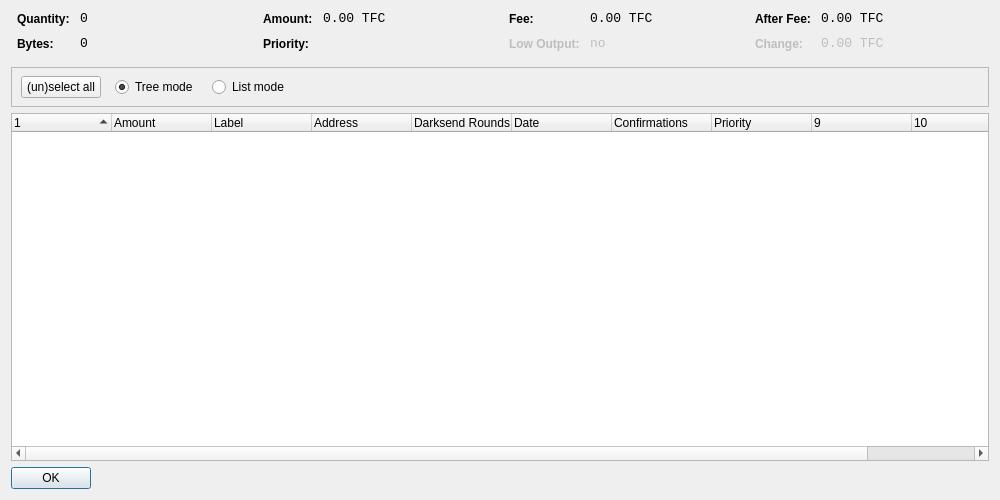
<?xml version="1.0" encoding="UTF-8"?>
<ui version="4.0">
 <class>CoinControlDialog</class>
 <widget class="QDialog" name="CoinControlDialog">
  <property name="geometry">
   <rect>
    <x>0</x>
    <y>0</y>
    <width>1000</width>
    <height>500</height>
   </rect>
  </property>
  <property name="windowTitle">
   <string>Coin Control</string>
  </property>
  <layout class="QVBoxLayout" name="verticalLayout">
   <item>
    <layout class="QHBoxLayout" name="horizontalLayoutTop" stretch="0,0,0,0">
     <property name="topMargin">
      <number>0</number>
     </property>
     <property name="bottomMargin">
      <number>10</number>
     </property>
     <item>
      <layout class="QFormLayout" name="formLayoutCoinControl1">
       <property name="horizontalSpacing">
        <number>10</number>
       </property>
       <property name="verticalSpacing">
        <number>10</number>
       </property>
       <property name="leftMargin">
        <number>6</number>
       </property>
       <property name="rightMargin">
        <number>6</number>
       </property>
       <item row="0" column="0">
        <widget class="QLabel" name="labelCoinControlQuantityText">
         <property name="styleSheet">
          <string notr="true">font-weight:bold;</string>
         </property>
         <property name="text">
          <string>Quantity:</string>
         </property>
        </widget>
       </item>
       <item row="0" column="1">
        <widget class="QLabel" name="labelCoinControlQuantity">
         <property name="font">
          <font>
           <family>Monospace</family>
           <pointsize>10</pointsize>
          </font>
         </property>
         <property name="cursor">
          <cursorShape>IBeamCursor</cursorShape>
         </property>
         <property name="contextMenuPolicy">
          <enum>Qt::ActionsContextMenu</enum>
         </property>
         <property name="text">
          <string notr="true">0</string>
         </property>
         <property name="textInteractionFlags">
          <set>Qt::LinksAccessibleByMouse|Qt::TextSelectableByKeyboard|Qt::TextSelectableByMouse</set>
         </property>
        </widget>
       </item>
       <item row="1" column="0">
        <widget class="QLabel" name="labelCoinControlBytesText">
         <property name="styleSheet">
          <string notr="true">font-weight:bold;</string>
         </property>
         <property name="text">
          <string>Bytes:</string>
         </property>
        </widget>
       </item>
       <item row="1" column="1">
        <widget class="QLabel" name="labelCoinControlBytes">
         <property name="font">
          <font>
           <family>Monospace</family>
           <pointsize>10</pointsize>
          </font>
         </property>
         <property name="cursor">
          <cursorShape>IBeamCursor</cursorShape>
         </property>
         <property name="contextMenuPolicy">
          <enum>Qt::ActionsContextMenu</enum>
         </property>
         <property name="text">
          <string notr="true">0</string>
         </property>
         <property name="textInteractionFlags">
          <set>Qt::LinksAccessibleByMouse|Qt::TextSelectableByKeyboard|Qt::TextSelectableByMouse</set>
         </property>
        </widget>
       </item>
      </layout>
     </item>
     <item>
      <layout class="QFormLayout" name="formLayoutCoinControl2">
       <property name="horizontalSpacing">
        <number>10</number>
       </property>
       <property name="verticalSpacing">
        <number>10</number>
       </property>
       <property name="leftMargin">
        <number>6</number>
       </property>
       <property name="rightMargin">
        <number>6</number>
       </property>
       <item row="0" column="0">
        <widget class="QLabel" name="labelCoinControlAmountText">
         <property name="styleSheet">
          <string notr="true">font-weight:bold;</string>
         </property>
         <property name="text">
          <string>Amount:</string>
         </property>
        </widget>
       </item>
       <item row="0" column="1">
        <widget class="QLabel" name="labelCoinControlAmount">
         <property name="font">
          <font>
           <family>Monospace</family>
           <pointsize>10</pointsize>
          </font>
         </property>
         <property name="cursor">
          <cursorShape>IBeamCursor</cursorShape>
         </property>
         <property name="contextMenuPolicy">
          <enum>Qt::ActionsContextMenu</enum>
         </property>
         <property name="text">
          <string notr="true">0.00 TFC</string>
         </property>
         <property name="textInteractionFlags">
          <set>Qt::LinksAccessibleByMouse|Qt::TextSelectableByKeyboard|Qt::TextSelectableByMouse</set>
         </property>
        </widget>
       </item>
       <item row="1" column="0">
        <widget class="QLabel" name="labelCoinControlPriorityText">
         <property name="styleSheet">
          <string notr="true">font-weight:bold;</string>
         </property>
         <property name="text">
          <string>Priority:</string>
         </property>
        </widget>
       </item>
       <item row="1" column="1">
        <widget class="QLabel" name="labelCoinControlPriority">
         <property name="font">
          <font>
           <family>Monospace</family>
           <pointsize>10</pointsize>
          </font>
         </property>
         <property name="cursor">
          <cursorShape>IBeamCursor</cursorShape>
         </property>
         <property name="contextMenuPolicy">
          <enum>Qt::ActionsContextMenu</enum>
         </property>
         <property name="text">
          <string/>
         </property>
         <property name="textInteractionFlags">
          <set>Qt::LinksAccessibleByMouse|Qt::TextSelectableByKeyboard|Qt::TextSelectableByMouse</set>
         </property>
        </widget>
       </item>
      </layout>
     </item>
     <item>
      <layout class="QFormLayout" name="formLayoutCoinControl3">
       <property name="horizontalSpacing">
        <number>10</number>
       </property>
       <property name="verticalSpacing">
        <number>10</number>
       </property>
       <property name="leftMargin">
        <number>6</number>
       </property>
       <property name="rightMargin">
        <number>6</number>
       </property>
       <item row="0" column="0">
        <widget class="QLabel" name="labelCoinControlFeeText">
         <property name="styleSheet">
          <string notr="true">font-weight:bold;</string>
         </property>
         <property name="text">
          <string>Fee:</string>
         </property>
        </widget>
       </item>
       <item row="0" column="1">
        <widget class="QLabel" name="labelCoinControlFee">
         <property name="font">
          <font>
           <family>Monospace</family>
           <pointsize>10</pointsize>
          </font>
         </property>
         <property name="cursor">
          <cursorShape>IBeamCursor</cursorShape>
         </property>
         <property name="contextMenuPolicy">
          <enum>Qt::ActionsContextMenu</enum>
         </property>
         <property name="text">
          <string notr="true">0.00 TFC</string>
         </property>
         <property name="textInteractionFlags">
          <set>Qt::LinksAccessibleByMouse|Qt::TextSelectableByKeyboard|Qt::TextSelectableByMouse</set>
         </property>
        </widget>
       </item>
       <item row="1" column="0">
        <widget class="QLabel" name="labelCoinControlLowOutputText">
         <property name="enabled">
          <bool>false</bool>
         </property>
         <property name="styleSheet">
          <string notr="true">font-weight:bold;</string>
         </property>
         <property name="text">
          <string>Low Output:</string>
         </property>
        </widget>
       </item>
       <item row="1" column="1">
        <widget class="QLabel" name="labelCoinControlLowOutput">
         <property name="enabled">
          <bool>false</bool>
         </property>
         <property name="font">
          <font>
           <family>Monospace</family>
           <pointsize>10</pointsize>
          </font>
         </property>
         <property name="cursor">
          <cursorShape>IBeamCursor</cursorShape>
         </property>
         <property name="contextMenuPolicy">
          <enum>Qt::ActionsContextMenu</enum>
         </property>
         <property name="text">
          <string notr="true">no</string>
         </property>
         <property name="textInteractionFlags">
          <set>Qt::LinksAccessibleByMouse|Qt::TextSelectableByKeyboard|Qt::TextSelectableByMouse</set>
         </property>
        </widget>
       </item>
      </layout>
     </item>
     <item>
      <layout class="QFormLayout" name="formLayoutCoinControl4">
       <property name="horizontalSpacing">
        <number>10</number>
       </property>
       <property name="verticalSpacing">
        <number>10</number>
       </property>
       <property name="leftMargin">
        <number>6</number>
       </property>
       <property name="rightMargin">
        <number>6</number>
       </property>
       <item row="0" column="0">
        <widget class="QLabel" name="labelCoinControlAfterFeeText">
         <property name="styleSheet">
          <string notr="true">font-weight:bold;</string>
         </property>
         <property name="text">
          <string>After Fee:</string>
         </property>
        </widget>
       </item>
       <item row="0" column="1">
        <widget class="QLabel" name="labelCoinControlAfterFee">
         <property name="font">
          <font>
           <family>Monospace</family>
           <pointsize>10</pointsize>
          </font>
         </property>
         <property name="cursor">
          <cursorShape>IBeamCursor</cursorShape>
         </property>
         <property name="contextMenuPolicy">
          <enum>Qt::ActionsContextMenu</enum>
         </property>
         <property name="text">
          <string notr="true">0.00 TFC</string>
         </property>
         <property name="textInteractionFlags">
          <set>Qt::LinksAccessibleByMouse|Qt::TextSelectableByKeyboard|Qt::TextSelectableByMouse</set>
         </property>
        </widget>
       </item>
       <item row="1" column="0">
        <widget class="QLabel" name="labelCoinControlChangeText">
         <property name="enabled">
          <bool>false</bool>
         </property>
         <property name="styleSheet">
          <string notr="true">font-weight:bold;</string>
         </property>
         <property name="text">
          <string>Change:</string>
         </property>
        </widget>
       </item>
       <item row="1" column="1">
        <widget class="QLabel" name="labelCoinControlChange">
         <property name="enabled">
          <bool>false</bool>
         </property>
         <property name="font">
          <font>
           <family>Monospace</family>
           <pointsize>10</pointsize>
          </font>
         </property>
         <property name="cursor">
          <cursorShape>IBeamCursor</cursorShape>
         </property>
         <property name="contextMenuPolicy">
          <enum>Qt::ActionsContextMenu</enum>
         </property>
         <property name="text">
          <string notr="true">0.00 TFC</string>
         </property>
         <property name="textInteractionFlags">
          <set>Qt::LinksAccessibleByMouse|Qt::TextSelectableByKeyboard|Qt::TextSelectableByMouse</set>
         </property>
        </widget>
       </item>
      </layout>
     </item>
    </layout>
   </item>
   <item>
    <widget class="QFrame" name="frame">
     <property name="minimumSize">
      <size>
       <width>0</width>
       <height>40</height>
      </size>
     </property>
     <property name="frameShape">
      <enum>QFrame::StyledPanel</enum>
     </property>
     <property name="frameShadow">
      <enum>QFrame::Sunken</enum>
     </property>
     <widget class="QWidget" name="horizontalLayoutWidget">
      <property name="geometry">
       <rect>
        <x>10</x>
        <y>0</y>
        <width>781</width>
        <height>41</height>
       </rect>
      </property>
      <layout class="QHBoxLayout" name="horizontalLayoutPanel" stretch="0,0,0,0,0">
       <property name="spacing">
        <number>14</number>
       </property>
       <item>
        <widget class="QPushButton" name="pushButtonSelectAll">
         <property name="sizePolicy">
          <sizepolicy hsizetype="Maximum" vsizetype="Fixed">
           <horstretch>0</horstretch>
           <verstretch>0</verstretch>
          </sizepolicy>
         </property>
         <property name="text">
          <string>(un)select all</string>
         </property>
        </widget>
       </item>
       <item>
        <widget class="QRadioButton" name="radioTreeMode">
         <property name="sizePolicy">
          <sizepolicy hsizetype="Maximum" vsizetype="Fixed">
           <horstretch>0</horstretch>
           <verstretch>0</verstretch>
          </sizepolicy>
         </property>
         <property name="text">
          <string>Tree mode</string>
         </property>
         <property name="checked">
          <bool>true</bool>
         </property>
        </widget>
       </item>
       <item>
        <widget class="QRadioButton" name="radioListMode">
         <property name="sizePolicy">
          <sizepolicy hsizetype="Maximum" vsizetype="Fixed">
           <horstretch>0</horstretch>
           <verstretch>0</verstretch>
          </sizepolicy>
         </property>
         <property name="text">
          <string>List mode</string>
         </property>
        </widget>
       </item>
       <item>
        <spacer name="horizontalSpacer">
         <property name="orientation">
          <enum>Qt::Horizontal</enum>
         </property>
         <property name="sizeHint" stdset="0">
          <size>
           <width>40</width>
           <height>20</height>
          </size>
         </property>
        </spacer>
       </item>
      </layout>
     </widget>
    </widget>
   </item>
   <item>
    <widget class="CoinControlTreeWidget" name="treeWidget">
     <property name="contextMenuPolicy">
      <enum>Qt::CustomContextMenu</enum>
     </property>
     <property name="sortingEnabled">
      <bool>false</bool>
     </property>
     <property name="columnCount">
      <number>11</number>
     </property>
     <attribute name="headerShowSortIndicator" stdset="0">
      <bool>true</bool>
     </attribute>
     <attribute name="headerStretchLastSection">
      <bool>false</bool>
     </attribute>
     <column>
      <property name="text">
       <string/>
      </property>
     </column>
     <column>
      <property name="text">
       <string>Amount</string>
      </property>
     </column>
     <column>
      <property name="text">
       <string>Label</string>
      </property>
     </column>
     <column>
      <property name="text">
       <string>Address</string>
      </property>
     </column>
     <column>
      <property name="text">
       <string>Darksend Rounds</string>
      </property>
    </column>
     <column>
      <property name="text">
       <string>Date</string>
      </property>
     </column>
     <column>
      <property name="text">
       <string>Confirmations</string>
      </property>
      <property name="toolTip">
       <string>Confirmed</string>
      </property>
     </column>
     <column>
      <property name="text">
       <string>Priority</string>
      </property>
     </column>
     <column>
      <property name="text">
       <string/>
      </property>
     </column>
     <column>
      <property name="text">
       <string/>
      </property>
     </column>
     <column>
      <property name="text">
       <string/>
      </property>
     </column>
     <column>
      <property name="text">
       <string/>
      </property>
     </column>
    </widget>
   </item>
   <item>
    <widget class="QDialogButtonBox" name="buttonBox">
     <property name="sizePolicy">
      <sizepolicy hsizetype="Maximum" vsizetype="Fixed">
       <horstretch>0</horstretch>
       <verstretch>0</verstretch>
      </sizepolicy>
     </property>
     <property name="orientation">
      <enum>Qt::Horizontal</enum>
     </property>
     <property name="standardButtons">
      <set>QDialogButtonBox::Ok</set>
     </property>
    </widget>
   </item>
  </layout>
 </widget>
 <customwidgets>
  <customwidget>
   <class>CoinControlTreeWidget</class>
   <extends>QTreeWidget</extends>
   <header>coincontroltreewidget.h</header>
  </customwidget>
 </customwidgets>
 <resources/>
 <connections/>
</ui>
